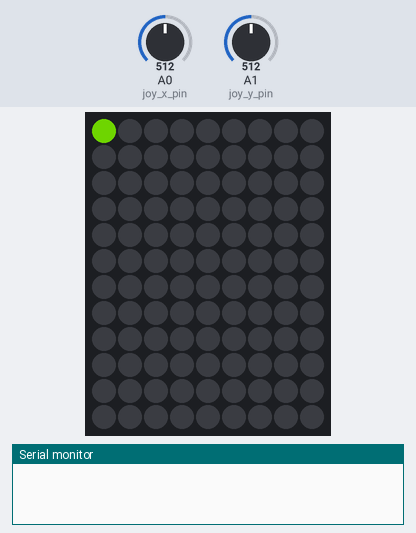
Bench run of a sketch on a simulated Arduino Uno, built with avr-gcc and run on an emulated ATmega328P. Shown: 9×12 RGB LED matrix (first LED top left, wired row by row), the last lines printed to the serial monitor. The inputs (shaded band) are chosen by the test bench; at power-on: A0 (joy_x_pin) = 512, A1 (joy_y_pin) = 512. Dim RGB values are drawn brighter than linear; colours are those a GRB WS2812 strip shows for the declared byte order; random numbers use the default seed unless the sketch sets one.

Above: at 0.1 s.
At 3.4 s:
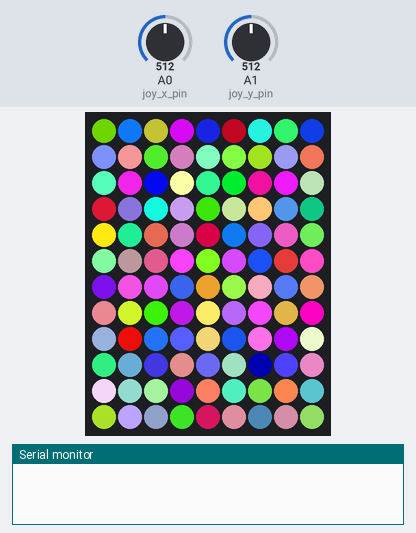
At 5.0 s:
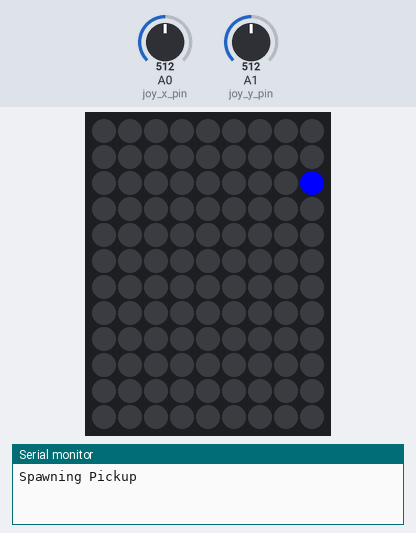
5.1 s: A0 (joy_x_pin) set to 90
7.4 s: A1 (joy_y_pin) set to 933
8.9 s: A1 (joy_y_pin) set to 913
10.5 s: A1 (joy_y_pin) set to 1023
12.1 s: A1 (joy_y_pin) set to 90
Timing chart, 0 to 14.6 s (numbered marks = the images above; inputs shaded):
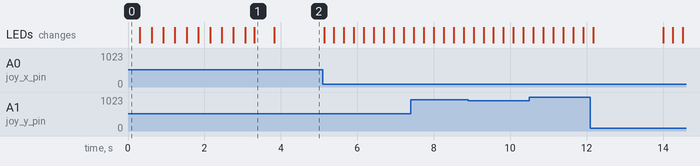

The sketch:

RIP.ino
```cpp
//
// Created by Lochie Ashcroft
//

// internal documentation
// ########## NAME ########## // means major section
// ----- NAME ----- // means sub section

// ########## Includes ########## //
// library for controlling the LEDs
#include "FastLED.h"

// libraries for the LCD
#include <Wire.h>
//#include <LCD.h>
//#include <LiquidCrystal_I2C.h>

// ########## LCD ########## //
#define I2C_ADDR    0x27
#define BACKLIGHT_PIN     13
#define En_pin  2
#define Rw_pin  1
#define Rs_pin  0
#define D4_pin  4
#define D5_pin  5
#define D6_pin  6
#define D7_pin  7

//lcd.begin (16,2); // initialise a 16x2 LCD

// ----- Enable Backlight ----- //
//lcd.setBacklightPin(BACKLIGHT_PIN,POSITIVE);
//lcd.setBacklight(HIGH);
//lcd.home(); // set cursor position to (0, 0)

// initialise the LCD
//LiquidCrystal_I2C  lcd(I2C_ADDR,En_pin,Rw_pin,Rs_pin,D4_pin,D5_pin,D6_pin,D7_pin);

// ########## MATRIX ########## //
#define LED_PIN 3
#define CHIPSET WS2812B

// datatype for coordinate to led index function
const uint8_t kMatrixWidth = 9;
const uint8_t kMatrixHeight = 12;

// variables for logic
const int matrix_width = 9;
const int matrix_height = 12;

#define NUM_LEDS (kMatrixWidth * kMatrixHeight)
CRGB leds_plus_safety_pixel[ NUM_LEDS + 1];
CRGB* const leds( leds_plus_safety_pixel + 1); // pointer

// ######### Joystick ########## //
const int joy_x_pin = A0;
const int joy_y_pin = A1;

// values will be from 0 - 1023
int joy_x;
int joy_y;

// ######### Player ########## //
char direction;
char last_direction;
int score = 0;
int highscore = 0; // stored in ram so every boot it gets lost
int length = 1;
const int max_length = 20;

// ----- Snake Structure ----- //
typedef struct
{
    int x;
    int y;
    int last_x;
    int last_y;
    boolean enabled = false;
} SNAKE;

// initilise player snake
SNAKE body [max_length];

// ######### Pickup ########## //
// coords of the pickup
int pickup_x;
int pickup_y;

// ########## Functions ########## //

// translates coordinate to LED index
uint16_t XY( uint8_t x, uint8_t y)
{
  uint16_t i;
  if( y & 0x01)
  {
    uint8_t reverseX = (kMatrixWidth - 1) - x;
    i = (y * kMatrixWidth) + reverseX;
  }
  else
  {
    i = (y * kMatrixWidth) + x;
  }
  return i;
}

// gets joystick input and converts to a direction
void get_input()
{
    // Read joystick axis
    joy_x = analogRead(joy_x_pin);
    joy_y = analogRead(joy_y_pin);

   // used in comparison
   last_direction = direction;
   // values are 0 - 1023 on each axis, using a 100 buffer
    if(joy_x <= 100) // Down
        if(length > 1 && last_direction == 'u')
            direction = 'u';
        else
            direction = 'd';

    if(joy_x >= 923) // Up
        if(length > 1 && last_direction == 'd')
            direction = 'd';
        else
            direction = 'u';

    if(joy_y <= 100) // Left
        if(length > 1 && last_direction == 'r')
            direction = 'r';
        else
            direction = 'l';

    if(joy_y >= 923) // Right
        if(length > 1 && last_direction == 'l')
            direction = 'l';
        else
            direction = 'r';
}

// Spawns the pickup
void spawn_pickup()
{
    // is this needed?
    leds[XY(pickup_x, pickup_y)] = CRGB::Black;

    // HAVE TO CHECK IF THE PIXEL IS OCCUPIED BY THE SNAKE
    // random coord
    pickup_x = random(0, matrix_width);
    pickup_y = random(0, matrix_height);

    // if pickup_x and pickup_y == body[i].x && body[i].y
    // redo

    Serial.print("Spawning Pickup ");
    // enable the LED
    leds[XY(pickup_x, pickup_y)] = CRGB::Blue;
    FastLED.show();
}

void death()
{
    // death animation, light up from head to tail
    Serial.println("Dead");

    // makes entire matrix black
    FastLED.clear();
    FastLED.show();

    // ----- Disables all of the snake elements except the head and resets position ----- //
    for(int i = 1; i < length - 1; i ++)
    {
        body[i].enabled = false;
        body[i].x = 0;
        body[i].y = 0;
        body[i].last_x = 0;
        body[i].last_y = 0;
    }

    // ----- Flashing the screen ----- //
    for(int i = 0; i < NUM_LEDS; i ++)
        leds[i] = CRGB::Red;

    FastLED.show();
    delay(250);
    FastLED.clear();
    FastLED.show();

    for(int i = 0; i < NUM_LEDS; i ++)
        leds[i] = CRGB::Red;

    FastLED.show();
    delay(250);
    FastLED.clear();
    FastLED.show();

    // ----- Reset player ----- //
    // update highscore and display it on the LCD
    if(score > highscore)
    {
        highscore = score;
        //lcd.print("New Highscore!")
        //lcd.setCursor(0, 1);
        //lcd.print(highscore)
    }
    else
    {
        //lcd.print("Highscore: ", highscore);
        //lcd.print("Score        : ", score);
    }

    score = 0; // reset the score value
    length = 1;

    // could do all of this in game start
    // resets player position, bottom right
    body[0].x = 0;
    body[0].y = 0;
    body[0].last_x = 0;
    body[0].last_y = 0;

    // draws the player position
    leds[XY(body[0].x, body[0].y)] = CRGB::Red;
    FastLED.show();

    direction = 'u';
    update_display();
    // wait 1 second to give time for the player
    delay(1000);
}

void update_display()
{
    body[0].last_x = body[0].x;
    body[0].last_y = body[0].y;

    // turn off snake head
    leds[XY(body[0].x, body[0].y)] = CRGB::Black;

    // translate direction into movement, only moving body[0] which is the head
    // make it so you cant go into yourself
    switch(direction)
    {
        case('u'):
            body[0].x ++;
            if(body[0].x > matrix_width - 1)
                body[0].x = 0;
            break;

        case('d'):
            body[0].x --;
            if(body[0].x < 0)
                body[0].x = matrix_width;
            break;

        case('l'):
            body[0].y --;
            if(body[0].y < 0)
                body[0].y = matrix_height;
          break;

        case('r'):
            body[0].y ++;
            if(body[0].y > matrix_height - 1)
                body[0].y = 0;
          break;
    }
    // turn on LED in the new head position
    leds[XY(body[0].x, body[0].y)] = CRGB::Red;
    FastLED.show();

    // check to see if the head is on a pickup
    if(body[0].x == pickup_x && body[0].y == pickup_y)
    {
        length ++;
        Serial.print("Length: ");
        Serial.println(length);
        // 0 index - "grows" the snake
        body[length - 1].enabled = true;
        spawn_pickup();
        score += 10; // 10 points for eating a pickup
        //lcd.print("Score :", score);
    }

    // ########## iterates through the snakes body ########## //

    // having an invisible snake the entire time and its components are just enabled
    for(int i = 1; i < max_length - 1; i ++) // CHECK THE LIMITS
    {
        // ----- Updates all snake elements ----- //
        // current position is now the last position
        body[i].last_x = body[i].x;
        body[i].last_y = body[i].y;

        // disable the LED where the element was
        leds[XY(body[i].x, body[i].y)] = CRGB::Black;

        // each element is equal to  the previous element's last position
        body[i].x = body[i-1].last_x;
        body[i].y = body[i-1].last_y;

        // ----- DRAWS ENABLED BODY ELEMENTS ----- //
        if(body[i].enabled == true)
        {
            leds[XY(body[i].x, body[i].y)] = CRGB::Green; // change this
        }
    }

    // updates display for entire snakes position
    FastLED.show();

    // ----- Collision Checking ---- //
    // the only time a Collision will occur is when the head touches another part of the body
    for(int i = 1; i < length - 1; i ++)
    {
        // if the head is in the same location as another enabled element
        if(body[0].x == body[i].x && body[0].y == body[i].y && body[i].enabled == true)
        {
            death();
        }
    }
}

void game_start()
{
    // alter the seed everytime the game gets started
    randomSeed(analogRead(2));
    // fill the screen with random colours
    for(int i = 0; i < NUM_LEDS; i ++)
    {
        leds[i].setRGB( random(0, 256), random(0, 256), random(0, 256));
        FastLED.show();
        delay(25);
    }

    delay(500);
    FastLED.clear();
    // spawn the initial pickup
    spawn_pickup();

    FastLED.show();

    // ----- Set out the lcd layour ----- //
    //lcd.setCursor(0, 1);
    //lcd.print("Score :", score);
    //lcd.setCursor(1, 1):
    //lcd.print("");
    //lcd.setCursor(1, 1):
}

void setup()
{
    // set the led data pin to output
    pinMode(LED_PIN, OUTPUT);

    // LCD
    //lcd.print("> Snake");
    Serial.begin(9600);

    FastLED.addLeds<CHIPSET, LED_PIN, RGB>(leds, NUM_LEDS);
    FastLED.clear();
    game_start();
}

void loop()
{
    get_input();
    update_display();
    delay(250);
}
```

Measured:
- what the display in image 1 shows lasts 0.5 s, from 3.3 s to 3.8 s
